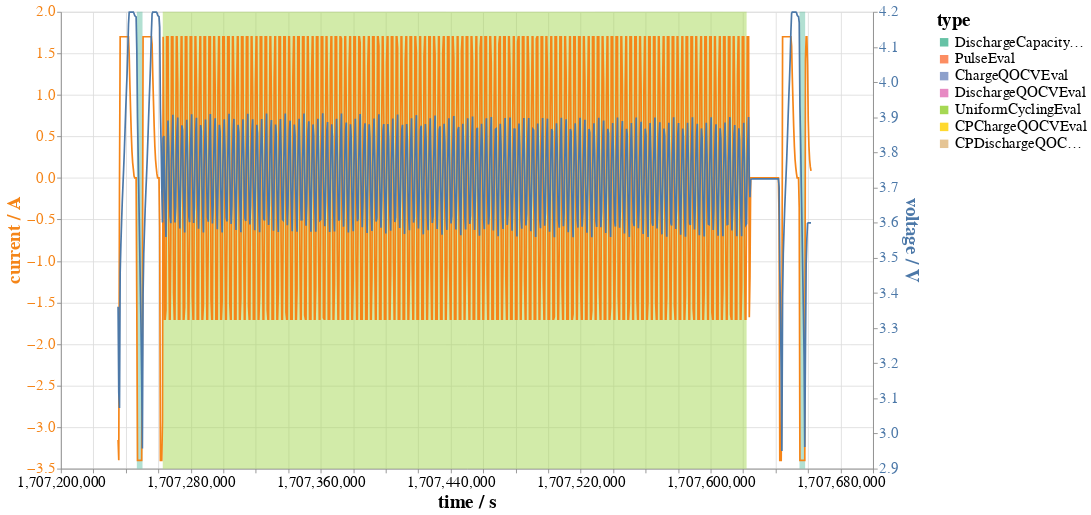

The notebook cell saved with this chart:
### Code cell
## find patterns in the test steps

# specify patterns to look for
patterntypes = [
    bdat.patterns.Captest(),
    bdat.patterns.Testinfo(),
    bdat.patterns.UniformCycling(),
]

# search the test steps for matches
testeval = bdat.patterns.find_patterns(steplist, patterntypes, data)

# plot results
patternplot = bdat.plots.plot_testevals(None, testeval, data.df)
alt.Chart.from_dict(patternplot.plot)

### Figure 1 — Vega-Lite specification as saved in the notebook (floating-point values rounded to 4 significant figures; data arrays with more than 128 entries replaced by an {"elided": "..."} marker saying what was removed)
{"config": {"axis": {"labelFontSize": 18, "titleFontSize": 22, "labelFlush": false}, "header": {"titleFontSize": 22, "labelFontSize": 18}, "legend": {"labelFontSize": 18, "titleFontSize": 22, "symbolOpacity": 1.0}, "title": {"fontSize": 22}, "view": {"continuousHeight": 540, "continuousWidth": 960, "discreteHeight": 540, "discreteWidth": 960}}, "layer": [{"mark": {"type": "rect"}, "data": {"name": "data-8713c11f1da5ac42b11859fb53d48501"}, "encoding": {"color": {"field": "type", "scale": {"domain": ["DischargeCapacityEval", "PulseEval", "ChargeQOCVEval", "DischargeQOCVEval", "UniformCyclingEval", "CPChargeQOCVEval", "CPDischargeQOCVEval"], "scheme": "set2"}, "type": "nominal"}, "opacity": {"value": 0.5}, "tooltip": [{"field": "type", "type": "nominal"}, {"field": "start", "type": "quantitative"}, {"field": "end", "type": "quantitative"}, {"field": "firstStep", "type": "ordinal"}, {"field": "lastStep", "type": "ordinal"}], "x": {"field": "start", "scale": {"zero": false}, "type": "quantitative"}, "x2": {"field": "end"}}}, {"layer": [{"mark": {"type": "line"}, "encoding": {"color": {"value": "#f58518"}, "x": {"field": "time", "title": "time / s", "type": "quantitative"}, "y": {"axis": {"labelColor": "#f58518", "titleColor": "#f58518"}, "field": "current", "scale": {"zero": false}, "title": "current / A", "type": "quantitative"}}}, {"mark": {"type": "line"}, "encoding": {"color": {"value": "#4c78a8"}, "x": {"field": "time", "title": "time / s", "type": "quantitative"}, "y": {"axis": {"labelColor": "#4c78a8", "titleColor": "#4c78a8"}, "field": "voltage", "scale": {"zero": false}, "title": "voltage / V", "type": "quantitative"}}}], "data": {"name": "data-7868ab22a6545522f205cd68b6c35ab4"}, "resolve": {"scale": {"y": "independent"}}}], "datasets": {"data-8713c11f1da5ac42b11859fb53d48501": [{"type": "DischargeCapacityEval", "firstStep": 5, "lastStep": 5, "start": 1707000000.0, "end": 1707000000.0}, {"type": "DischargeCapacityEval", "firstStep": 267, "lastStep": 267, "start": 1708000000.0, "end": 1708000000.0}, {"type": "UniformCyclingEval", "firstStep": 10, "lastStep": 259, "start": 1707000000.0, "end": 1708000000.0}], "data-7868ab22a6545522f205cd68b6c35ab4": {"elided": "1000 records"}}, "$schema": "https://vega.github.io/schema/vega-lite/v5.15.1.json"}
